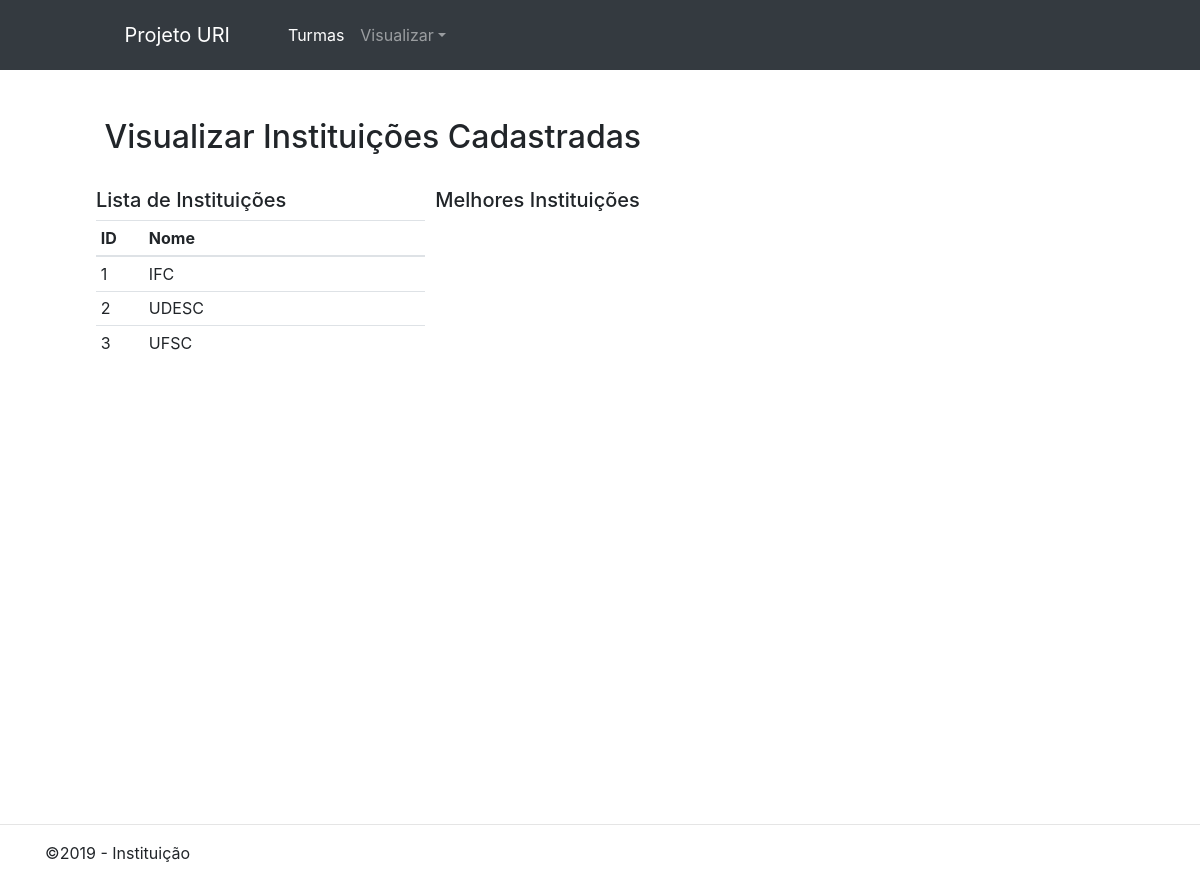
Page /instituicao.php on the committed database.
### tables this page shows
CREATE TABLE IF NOT EXISTS Instituicao (
  idInstituicao INT NOT NULL AUTO_INCREMENT PRIMARY KEY,
  nome VARCHAR(45) NOT NULL
);

### classesDAO/InstituicaoDAO.class.php (called while the page is built, shortened)
<?php
class InstituicaoDAO {
    public function selectAll()
    {
        try {
            $sql = "SELECT * FROM instituicao";
            $pdo = Conexao::startConnection();
            $stmt = $pdo->prepare($sql);
            $stmt->execute();
            $result = [];
            while ($linha = $stmt->fetch(PDO::FETCH_ASSOC)) {
                $result[] = (new Instituicao())
                        ->setId($linha['idInstituicao'])
                        ->setNome($linha['nome']);
            }
            return [true, $result];
        } catch(PDOException $e) {
            return [false, 'Error: ' . $e->getMessage()];
        }
    }
}

### classes/Instituicao.class.php (called while the page is built, shortened)
<?php
class Instituicao {
    private $id;
    private $nome;
    public function getId()
    {
        return $this->id;
    }
    public function setId($id)
    {
        $this->id = $id;
        return $this;
    }
    public function getNome()
    {
        return $this->nome;
    }
    public function setNome($nome)
    {
        $this->nome = $nome;
        return $this;
    }
}

### instituicao.php (the view, shortened to what this page needs)
<?php
    require_once "inc/Header.php";
    echo "<br>";
    $oInstituicaoDAO = new InstituicaoDAO();
    $aInstituicoes = $oInstituicaoDAO->selectAll()[1];
    $tableInstituicoes = "";
    if (empty($aInstituicoes)) {
        $tableInstituicoes = 'Nenhuma instituição cadastrada';
    } else {
        foreach ($aInstituicoes as $chave => $oInstituicao) {
            $tableInstituicoes .= ""
                . "<tr> <td>{$oInstituicao->getId()}</td> <td id='tabela_id'>{$oInstituicao->getNome()}</td> </tr>"
            ;
        }
    }
?>
<h2>&nbspVisualizar Instituições Cadastradas</h2><br>
<div class="form-row">
    <div class="form-group col-md-4">
        <h5>Lista de Instituições</h5>
        <table class="table table-hover table-sm">
            <thead>
                <tr>
                    <th id='tabela_id_instituicao'>ID</th>
                    <th>Nome</th>
                </tr>
            </thead>
            <tbody>
                <?= $tableInstituicoes ?>
            </tbody>
        </table>
    </div>
    <div class="form-group col-md-8">
        <h5>Melhores Instituições</h5>
        <div id="grafico_pizza" style="width: 700px; height: 500px;"></div>
    </div>
</div>
<?php
    require_once "inc/Footer.php";
?>

### css/estilo.css (style rules this page uses)
#tabela_id { width: 150px; }
#tabela_id_instituicao { width: 15px; }

### rows in the picture
instituicao: idInstituicao "1", nome "IFC"
instituicao: idInstituicao "2", nome "UDESC"
instituicao: idInstituicao "3", nome "UFSC"
